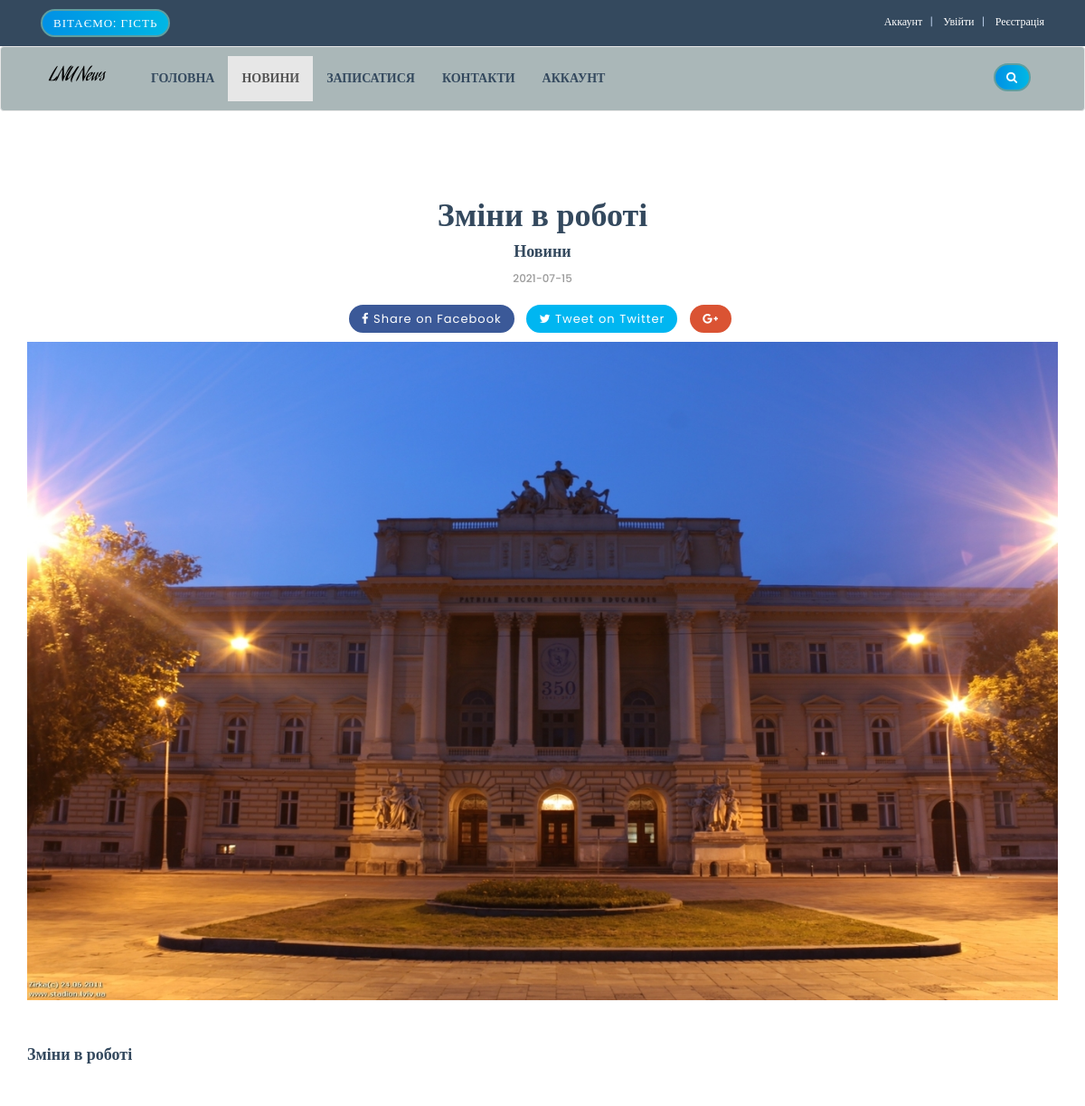
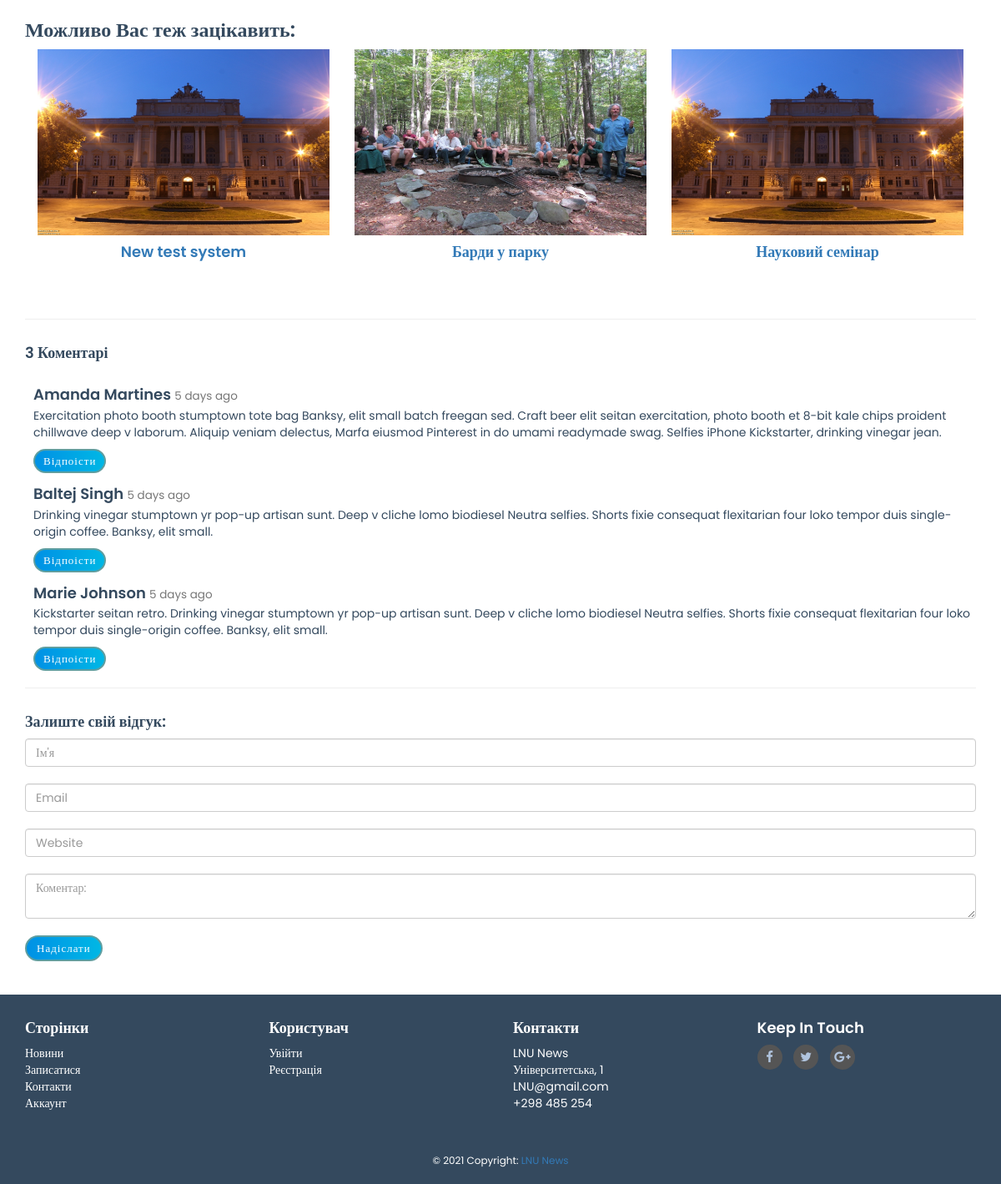
Page /details.php?event_id=6 on the committed database (2 pictures, top to bottom).
### tables this page shows
CREATE TABLE `events` (
  `event_id` int(10) NOT NULL,
  `e_cat_id` int(10) NOT NULL,
  `cat_id` int(10) NOT NULL,
  `date` timestamp NOT NULL DEFAULT current_timestamp() ON UPDATE current_timestamp(),
  `event_title` text NOT NULL,
  `event_img1` text NOT NULL,
  `event_keywords` text NOT NULL,
  `event_desc` text NOT NULL
);

CREATE TABLE `event_categories` (
  `e_cat_id` int(10) NOT NULL,
  `e_cat_title` text NOT NULL,
  `e_cat_desc` text NOT NULL
);

### details.php (the view, shortened to what this page needs)
<?php
include("db.php");
include_once("functions/functions.php");
?>
<!DOCTYPE html>
<html lang="en">
<head>
    <link rel="stylesheet" href="styles/bootstrap-337.min.css">
    <link rel="stylesheet" href="font-awsome/css/font-awesome.min.css">
    <link rel="stylesheet" href="styles/style.css">
    <link href="styles/version/tech.css" rel="stylesheet">
</head>
<body>
<div id="top">
       <div class="container">
           <div class="col-md-6 offer">
            <a href="#" class="btn btn-success btn-primary">
                   <?php
                   if(!isset($_SESSION['customer_email'])){
                       echo "Вітаємо: Гість";
                   }else{
                       echo "Вітаємо: " . $_SESSION['customer_email'] . "";
                   }
                   ?>
               </a>
           </div>
           <div class="col-md-6">
               <ul class="menu">
                    <li>
                        <?php
                         if(!isset($_SESSION['customer_email'])){
                             echo"<a href='checkout.php'>Аккаунт</a>";
                         }else{
                            echo"<a href='customer/account.php?edit_acc'>Аккаунт</a>";
                         }
                         ?>
                  </li>
                   <li>
                     <a href="checkout.php">
                     <?php
                     if(!isset($_SESSION['customer_email'])){
                          echo "<a href='checkout.php'> Увійти </a>";
                         }else{
                          echo " <a href='logout.php'> Вийти </a> ";
                         }
                     ?>
                     </a>
                   </li>
                   <li>
                       <a href="register.php">Реєстрація</a>
                   </li>
               </ul>
           </div>
       </div>
   </div>
   <div id="navbar" class="navbar navbar-default">
       <div class="container">
           <div class="navbar-header">
               <a href="index.php" class="navbar-brand home">
                   <img src="images/news-logo.png" alt="News Logo" class="hidden-xs">
               </a>
           </div>
           <div class="navbar-collapse collapse" id="navigation">
               <div class="padding-nav">
                   <ul class="nav navbar-nav left">
                       <li >
                           <a href="index.php">Головна</a>
                       </li>
                       <li class="active">
                           <a href="shop.php">Новини</a>
                       </li>
                       <li>
                        <?php
                           if(!isset($_SESSION['customer_email'])){
                               echo"<a href='checkout.php'>Записатися</a>";
                           }else{
                              echo"<a href='cart.php'>Записатися</a>";
                           }
                        ?>
                       </li>
                       <li>
                           <a href="contact.php">Контакти</a>
                       </li>
                        <li>
                          <?php
                           if(!isset($_SESSION['customer_email'])){
                               echo"<a href='checkout.php'>Аккаунт</a>";
                           }else{
                              echo"<a href='customer/account.php?edit_acc'>Аккаунт</a>";
                           }
                           ?>
                       </li>
                   </ul>
               </div>
               <div class="navbar-collapse collapse right">
                   <button class="btn btn-primary navbar-btn" type="button" data-toggle="collapse" data-target="#search">
                       <i class="fa fa-search"></i>
                   </button>
               </div>
           </div>
       </div>
   </div>
    <?php
    if(isset($_GET['event_id'])){
        $event_id= $_GET['event_id'];
        $get_event = "select * from events where event_id='$event_id'";
        $run_event = mysqli_query($con,$get_event);
        $row_event = mysqli_fetch_array($run_event);
        $event_category = $row_event['event_keywords'];
        $event_title = $row_event['event_title'];
        $event_date = date('Y-m-d', strtotime($row_event['date']));
        $event_desc = $row_event['event_desc'];
        $event_img1 = $row_event['event_img1'];
        $event_e_cat_id = $row_event['e_cat_id'];
        $get_e_cat_id = "select * from event_categories where e_cat_id='$event_e_cat_id'";
        $run_e_cat_id = mysqli_query($con,$get_e_cat_id);
        while($row_e_cat_id = mysqli_fetch_array($run_e_cat_id)){
            $event_category = $row_e_cat_id['e_cat_title'];
        }
    }
    ?>
   <div id="wrapper">
        <section class="section single-wrapper">
            <div class="container">
                <div class="row">
                    <div class="col-lg-12 col-md-12 col-sm-12 col-xs-12">
                        <div class="page-wrapper">
                            <div class="blog-title-area text-center">
                                <h1 class="text-center"><?php echo $event_title; ?></h1>
                                <h4><?php echo $event_category; ?></h4>
                                <div class="blog-meta big-meta">
                                    <small><a href="#" title=""><?php echo $event_date; ?></a></small>
                                </div>
                                <div class="post-sharing">
                                    <ul class="list-inline">
                                        <li><a href="#" class="fb-button btn btn-primary"><i class="fa fa-facebook"></i> <span class="down-mobile">Share on Facebook</span></a></li>
                                        <li><a href="#" class="tw-button btn btn-primary"><i class="fa fa-twitter"></i> <span class="down-mobile">Tweet on Twitter</span></a></li>
                                        <li><a href="#" class="gp-button btn btn-primary"><i class="fa fa-google-plus"></i></a></li>
                                    </ul>
                                </div>
                            </div>
                            <div class="single-post-media">
                            <img class="img-responsive" src="admin_area/product_images/<?php echo $event_img1; ?>" alt="Event">
                            </div>
                            <div class="blog-content">
                                <div class="pp">
                                    <h4><?php echo $event_desc; ?></h4>
                                </div>
                            </div>
                            <div class="custombox clearfix">
                                <h3 >Можливо Вас теж зацікавить:</h3>
                                <?php
                                    $get_event = "select * from events order by rand() DESC LIMIT 0,3";
                                    $run_event = mysqli_query($con,$get_event);
                                while($row_event=mysqli_fetch_array($run_event)){
                                    $event_id = $row_event['event_id'];
                                    $event_title = $row_event['event_title'];
                                    $event_img1 = $row_event['event_img1'];
                                    echo "
                                        <div class='col-md-4 col-sm-4 center-responsive'>
                                            <div class='product same-height'>
                                                <a href='details.php?event_id=$event_id'>
                                                    <img class='img-responsive' src='admin_area/product_images/$event_img1'>
                                                </a>
                                                <div class='text' align='center'>
                                                    <h4> <a href='details.php?event_id=$event_id'> $event_title </a> </h3>
                                                </div>
                                            </div>
                                        </div>
                                    ";
                                }
                                ?>
                            </div>
                            <hr class="invis1">
                            <div class="custombox clearfix">
                                <h4 class="small-title">3 Коментарі</h4>
                                <div class="row">
                                    <div class="col-lg-12">
                                        <div class="comments-list">
                                            <div class="media">
                                                <a class="media-left" href="#">
                                                </a>
                                                <div class="media-body">
                                                    <h4 class="media-heading user_name">Amanda Martines <small>5 days ago</small></h4>
                                                    <p>Exercitation photo booth stumptown tote bag Banksy, elit small batch freegan sed. Craft beer elit seitan exercitation, photo booth et 8-bit kale chips proident chillwave deep v laborum. Aliquip veniam delectus, Marfa eiusmod Pinterest in do umami readymade swag. Selfies iPhone Kickstarter, drinking vinegar jean.</p>
                                                    <a href="#" class="btn btn-primary btn-sm">Відпоісти</a>
                                                </div>
                                            </div>
                                            <div class="media">
                                                <a class="media-left" href="#">
                                                </a>
                                                <div class="media-body">
                                                    <h4 class="media-heading user_name">Baltej Singh <small>5 days ago</small></h4>
                                                    <p>Drinking vinegar stumptown yr pop-up artisan sunt. Deep v cliche lomo biodiesel Neutra selfies. Shorts fixie consequat flexitarian four loko tempor duis single-origin coffee. Banksy, elit small.</p>
                                                    <a href="#" class="btn btn-primary btn-sm">Відпоісти</a>
                                                </div>
                                            </div>
                                            <div class="media last-child">
                                                <a class="media-left" href="#">
                                                </a>
                                                <div class="media-body">
                                                    <h4 class="media-heading user_name">Marie Johnson <small>5 days ago</small></h4>
                                                    <p>Kickstarter seitan retro. Drinking vinegar stumptown yr pop-up artisan sunt. Deep v cliche lomo biodiesel Neutra selfies. Shorts fixie consequat flexitarian four loko tempor duis single-origin coffee. Banksy, elit small.</p>
                                                    <a href="#" class="btn btn-primary btn-sm">Відпоісти</a>
                                                </div>
                                            </div>
                                        </div>
                                    </div>
                                </div>
                            </div>
                            <hr class="invis1">
                            <div class="custombox clearfix">
                                <h4 class="small-title">Залиште свій відгук:</h4>
                                <div class="row">
                                    <div class="col-lg-12">
                                        <form class="form-wrapper">
                                            <input type="text" class="form-control" placeholder="Ім'я">
                                            <input type="text" class="form-control" placeholder="Email">
                                            <input type="text" class="form-control" placeholder="Website">
                                            <textarea class="form-control" placeholder="Коментар:"></textarea>
                                            <button type="submit" class="btn btn-primary">Надіслати</button>
                                        </form>
                                    </div>
                                </div>
                            </div>
                        </div>
                    </div>
                </div>
            </div>
        </section>
    </div>
   <?php
    include("footer.php");
    ?>
</body>
</html>

### styles/style.css (style rules this page uses)
body { font-size: 14px; line-height: 1.42857143; color: #34495E; background: #ffffff; overflow-x: hidden; }
#top { background: #34495E ; color: #ffffff; padding: 10px 0; }
#top .offer { color: #ffffff; }
#top .offer .btn { text-transform: uppercase; }
#top a { color: #34495E; }
#top ul.menu { padding-top: 5px; margin: 0px; text-align: right; font-size: 12px; list-style: none; }
#top ul.menu > li { display: inline-block; }
#top ul.menu > li a { color: #ffffff; }
#top ul.menu > li + li:before { content: "|\00a0"; color: #B0C4DE; padding: 0 5px; }
.navbar { background: #AAB7B8; }
.navbar-collapse .right { float: right; }
.navbar-brand { float: left; padding: 10px 15px; font-size: 18px; line-height: 20px; height: 70px; }
.navbar ul.nav > li > a { font-family: 'Apple Chancery',cursive; text-transform: uppercase; font-weight: bold; font-size: 14px; background: #AAB7B8; color: #34495E; }
.padding-nav { padding-top: 10px; }
.btn-primary { font-family: Raleway-SemiBold; font-size: 13px; color: #B0C4DE; letter-spacing: 1px; line-height: 15px; border: 2px solid #5F9EA0; border-radius: 40px; background: transparent; background-color: #fff !important; transition: all 0.3s ease 0s; }
.section { padding: 4rem 0; display: block; position: relative; background-color: #ffffff; }

### styles/version/tech.css (style rules this page uses)
body { background-color: #ffffff; }
h1, h2, h3, h4, h5, body, .navbar-toggleable-md .navbar-nav .nav-link, .market-header, .btn, .dropdown-item, .form-control, p { font-family: 'Poppins', serif !important; }
h1, h2, h3, h4, h5 { font-weight: 600; }
.single-wrapper { margin-top: 3.5rem; }
.blog-meta small a, .blog-meta small { font-weight: 500; color: #999 !important; }
.btn, .page-link:hover, .page-link:focus, .btn:hover, .btn:focus { color: #ffffff !important; background: rgba(0, 0, 0, 0) linear-gradient(to right, #0091e5 0px, #00b7e5 100%) repeat scroll 0 0 !important }
.gp-button.btn-primary:hover, .gp-button.btn-primary:focus, .gp-button.btn-primary { border-color: #DA5333 !important; background: #DA5333 !important; }
.fb-button.btn-primary:focus, .fb-button.btn-primary:hover, .fb-button.btn-primary { background: #3B5998 !important; border-color: #3B5998 !important; }
.tw-button.btn-primary:hover, .tw-button.btn-primary:focus, .tw-button.btn-primary { background: #00B6F1 !important; border-color: #00B6F1 !important; }

### rows in the picture
events: event_title "Зміни в роботі", date "2021-07-15", event_img1 (picture), event_desc "Зміни в роботі"
event_categories: e_cat_title "Новини"
events: event_img1 (picture), event_title "New test system"
events: event_img1 (picture), event_title "Барди у парку"
events: event_img1 (picture), event_title "Науковий семінар"
